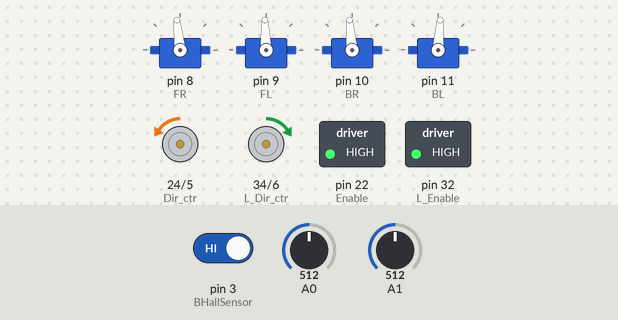
This sketch was run on a simulated Arduino Mega 2560, built with avr-gcc and run on an emulated ATmega2560. On the bench: 4 × servo, direction and speed pins drawn as motors (green arrow = direction pin HIGH = forward, orange = LOW = backward, longer = more drive), switched loads named in the sketch (green lamp = pin HIGH). The inputs (shaded band) are chosen by the test bench; at power-on: A1 = 512, A0 = 512, pin 3 (BHallSensor) HIGH.

Above: at 1.2 s.
1.3 s: A1 set to 0
4.3 s: A0 set to 716
At 5.1 s:
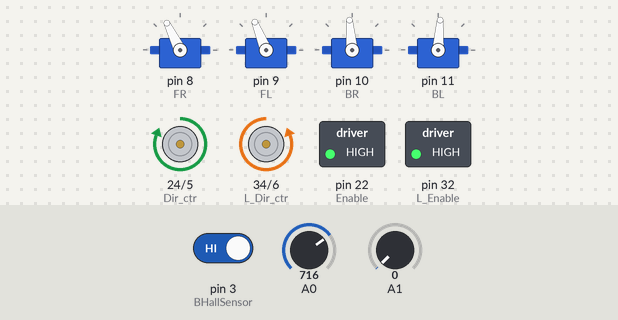
5.8 s: A0 set to 900
At 6.8 s:
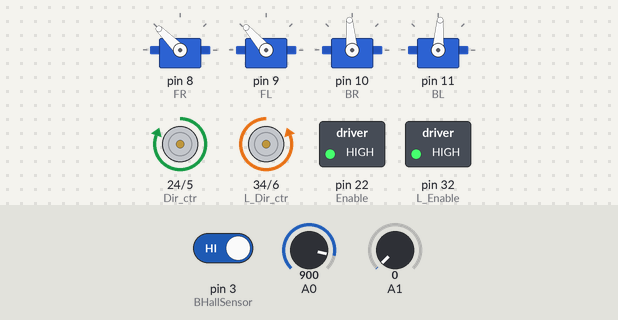
7.3 s: A0 set to 1023
At 8.3 s:
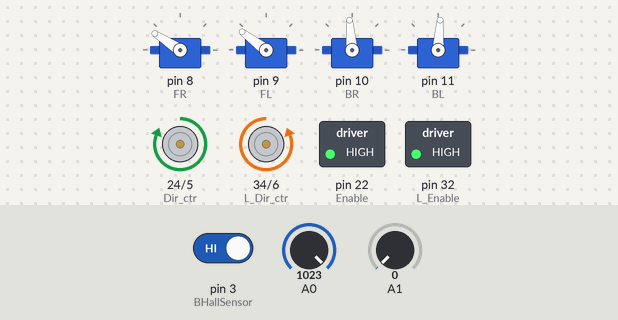
8.8 s: A0 set to 306
At 9.9 s:
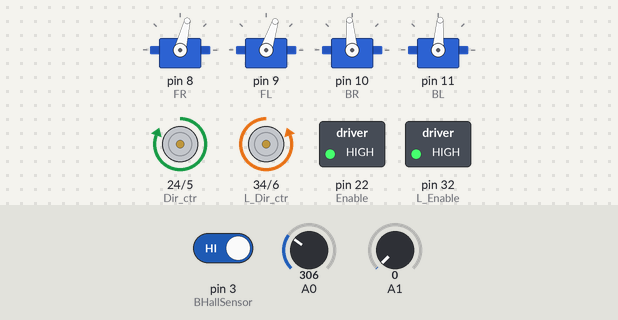
10.3 s: A0 set to 122
At 11.5 s:
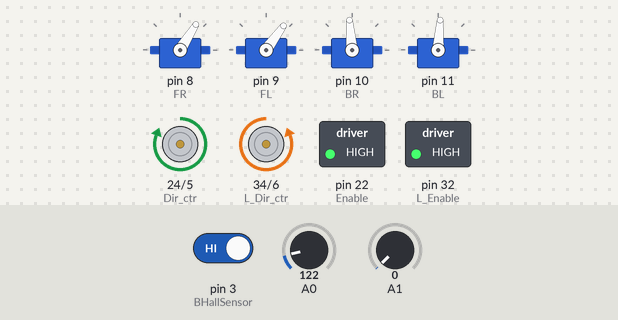
Timing chart, 0 to 12.8 s (numbered marks = the images above; inputs shaded):
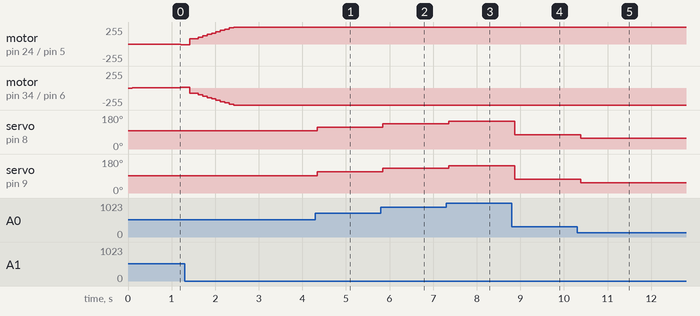

The sketch:

jiho1130.ino
```cpp
#include <Servo.h>
Servo FR, FL, BR, BL;

int pos = 0;

int FR_offset = 95;
int FL_offset = 91;
int BR_offset = 95;
int BL_offset = 86;

int FR_val, FL_val, BR_val, BL_val;

// Right Motor Pin Number
const int AHallSensor = 2;
const int BHallSensor = 3;
const int PWM_ctr = 5;
const int Dir_ctr = 24;
const int Enable = 22;

// Left Motor Pin Number
//const int AHallSensor = 2;
//const int BHallSensor = 3;
const int L_PWM_ctr = 6;
const int L_Dir_ctr = 34;
const int L_Enable = 32;

// Initial Condition
int prev_A_state = LOW; // Sensor A
const bool counterclockwise = false;
const bool clockwise = true;
bool rot_dir;
int pulse_cnt; // Encoder pulse: CCW++ CW--
unsigned long prev_time = -100; // When 0 -> NAN


// Feedback value
double prev_error;
double integ_error; // Integration of error

// Calculate variable
double cur_mot_vel;
double error;
int ctr_input;

// Setting
double des_mot_vel = 0; // Motor velocity in deg/s


void setup() {
  // put your setup code here, to run once:
  pinMode(AHallSensor, INPUT);
  pinMode(BHallSensor, INPUT);
  pinMode(PWM_ctr, OUTPUT);
  pinMode(L_PWM_ctr, OUTPUT);
  pinMode(Dir_ctr, OUTPUT);
  pinMode(L_Dir_ctr, OUTPUT);
  pinMode(Enable, OUTPUT);
  pinMode(L_Enable, OUTPUT);

  digitalWrite(Enable, HIGH); // Turn on the motor
  digitalWrite(L_Enable, HIGH); // Turn on the motor

  digitalWrite(Dir_ctr, HIGH); // CCW : LOW
  digitalWrite(L_Dir_ctr, HIGH); // CCW : LOW

  Serial.begin(9600);
  attachInterrupt(1, cnt_Encoder, CHANGE); // Interrupt pin number: 3

  pinMode(44, INPUT_PULLUP);
  FR.attach(8);
  FL.attach(9);
  BR.attach(10);
  BL.attach(11);
}

void loop() {
  // put your main code here, to run repeatedly:
  //for (pos = 0; pos <= 180; pos += 1) { // goes from 0 degrees to 180 degrees
    // in steps of 1 degree
    //FR.write(pos);
    //FL.write(pos);
    //BR.write(pos);
    //BL.write(pos); // tell servo to go to position in variable 'pos'
    //delay(15);                       // waits 15ms for the servo to reach the position
  //}
  //for (pos = 180; pos >= 0; pos -= 1) { // goes from 180 degrees to 0 degrees
    //FR.write(pos);
    //FL.write(pos);
    //BR.write(pos);
    //BL.write(pos);              // tell servo to go to position in variable 'pos'
    //delay(15);                       // waits 15ms for the servo to reach the position
  //}

  int ctr_input = computePID();
  analogWrite(PWM_ctr, ctr_input);
  analogWrite(L_PWM_ctr, ctr_input);
  //Serial.print(des_mot_vel); Serial.print(","); Serial.println(cur_mot_vel);

  int joy_x, joy_y;
  joy_x = analogRead(A0)-500;
  joy_y = 498-analogRead(A1);
  FR_val = FR_offset + joy_x/10;
  FL_val = FL_offset + joy_x/10;
  BR_val = BR_offset;
  BL_val = BL_offset;

  FR.write(FR_val);
  FL.write(FL_val);
  BR.write(BR_val);
  BL.write(BL_val);

  des_mot_vel = joy_y*2;

  //Serial.print("x:");
  //Serial.println(joy_x/50); // X축 값이 표기됩니다..
  //Serial.print("y:");
  //Serial.println(joy_y); // y축 값이 표기 됩니다.
  //Serial.println(digitalRead(8)); // Z축(스위치) 값이 표기됩니다.

  delay(100);
}

int computePID() {
  unsigned long cur_time = millis();
  unsigned long del_time = cur_time - prev_time; // Time inteval in seconds
  cur_mot_vel = (((double)pulse_cnt * 360 * 1000) / (26 * 19)) / del_time;

  //PID gains

  double kp = 0.05;
  double ki = 0.2;
  double kd = 0.002;
  /*
    // Change kp
    double kp = 0.23;
    double ki = 0.1;
    double kd = 0.001;
  */
  /*
    // Change kd
    double kp = 0.15;
    double ki = 0.1;
    double kd = 0.01;
  */
  /*
    // Change ki
    double kp = 0.15;
    double ki = 0.5;
    double kd = 0.001;
  */


  error = des_mot_vel - cur_mot_vel; // Compute error

  double out_p = kp * error; // Proportional
  integ_error += error * del_time / 1000; // Quadrature
  double out_i = ki * integ_error; // Integral
  double err_rate = (error - prev_error) / del_time * 1000;
  double out_d = kd * err_rate; // Differential
  int ctr_input = out_p + out_d + out_i;

  prev_error = error; // Feedback current error
  prev_time = cur_time; // Feedback current time
  pulse_cnt = 0; // Reset pulse count

  if (ctr_input >= 0) {
    digitalWrite(Dir_ctr, HIGH);
    digitalWrite(L_Dir_ctr, LOW);
    if (ctr_input > 255) {
      ctr_input = 255;
    }
  }

  else if (ctr_input < 0) {
    digitalWrite(Dir_ctr, LOW);
    digitalWrite(L_Dir_ctr, HIGH);
    if (ctr_input < -255) {
      ctr_input = -255;
    }
    ctr_input = ctr_input * (-1);
  }
  return ctr_input;
}

int cnt_Encoder() {
  int cur_A_state = digitalRead(AHallSensor);
  int cur_B_state = digitalRead(BHallSensor);
  if ((prev_A_state == LOW) && (cur_A_state == HIGH)) {
    if (cur_B_state == LOW) {// CW
      rot_dir = clockwise;
    }
    else if (cur_B_state == HIGH) {// CCW
      rot_dir = counterclockwise;
    }
  }
  else if ((prev_A_state == HIGH) && (cur_A_state == LOW)) {
    if (cur_B_state == LOW) {
      rot_dir = counterclockwise;
    }
    else if (cur_B_state == HIGH) {// CW
      rot_dir = clockwise;
    }
  }
  prev_A_state = cur_A_state; // Feedback current A state
  if (rot_dir) {
    pulse_cnt++;
  }
  else if (!rot_dir) {
    pulse_cnt--;
  }
  return pulse_cnt;
}
```

Measured:
- after the input at 4.3 s, servo on pin 8 (FR): 96° → 116° at once; servo on pin 9 (FL): 92° → 112° at once
- after the input at 5.8 s, servo on pin 8 (FR): 116° → 135° after 0.05 s; servo on pin 9 (FL): 112° → 131° after 0.05 s
- after the input at 7.3 s, servo on pin 8 (FR): 135° → 147° after 0.06 s; servo on pin 9 (FL): 131° → 143° after 0.06 s
- after the input at 8.8 s, servo on pin 8 (FR): 147° → 76° after 0.07 s; servo on pin 9 (FL): 143° → 72° after 0.07 s
- after the input at 10.3 s, servo on pin 8 (FR): 76° → 58° after 0.08 s; servo on pin 9 (FL): 72° → 54° after 0.08 s
